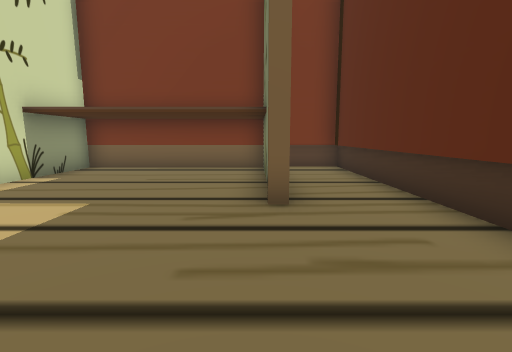
view 1 (above)

18 first-person views from a walk through a Unity game level. The camera is 1.4 m above the floor, tilts 8° down and sees 85° across. The floor is counted in squares, 1 m on a side. Each view is taken from the middle of a square. On the plan, view 1 faces up. The plan holds only what a view shows up to about 14 squares ahead; the rest is blank. The place goes on beyond the plan. Some animated figures are not drawn. Some surface patterns are stand-ins.

view 2
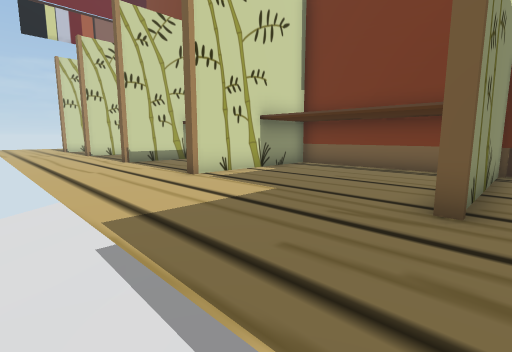

view 3
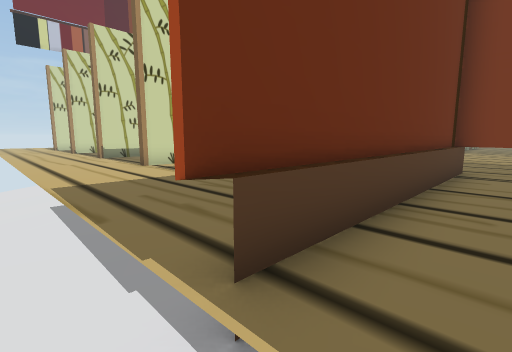

view 4
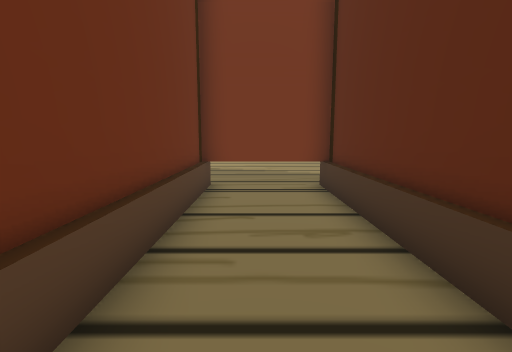

view 5
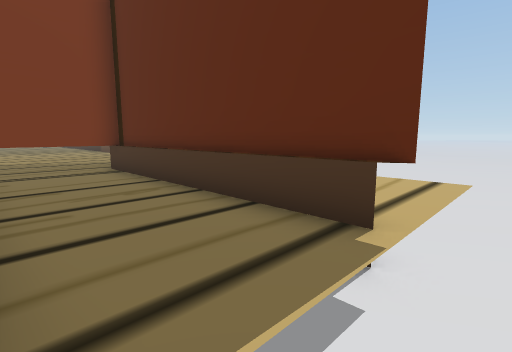

view 6
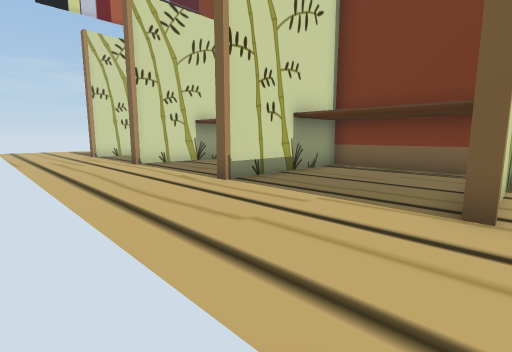

view 7
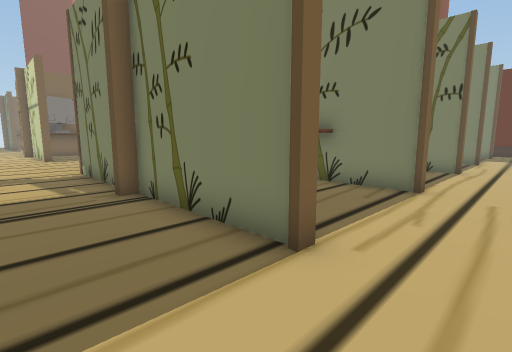

view 8
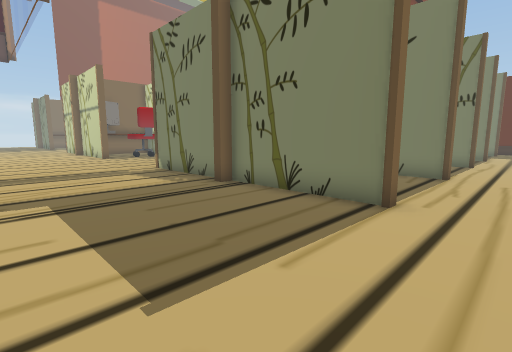

view 9
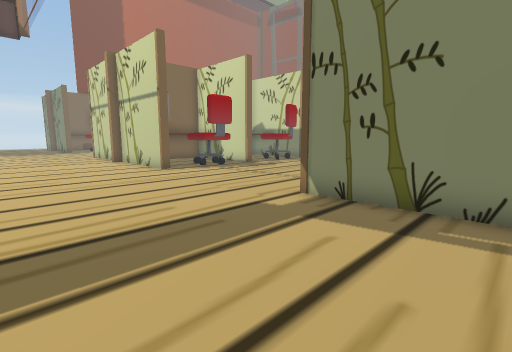

view 10
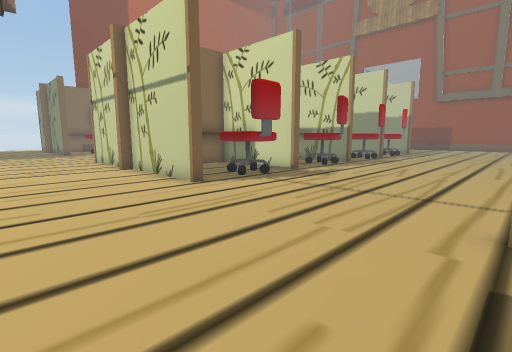

view 11
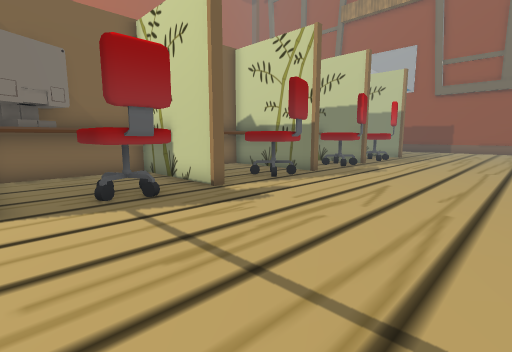

view 12
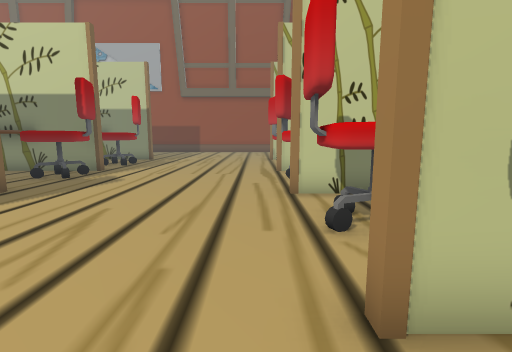

view 13
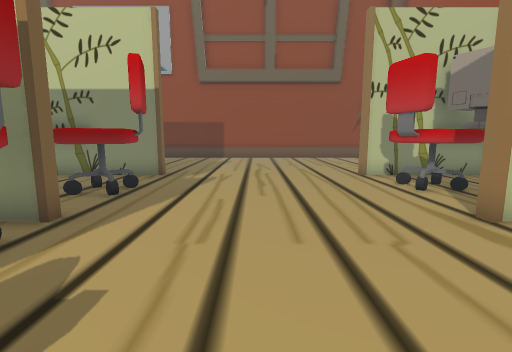

view 14
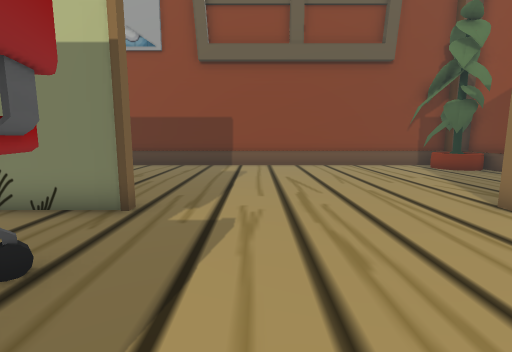

view 15
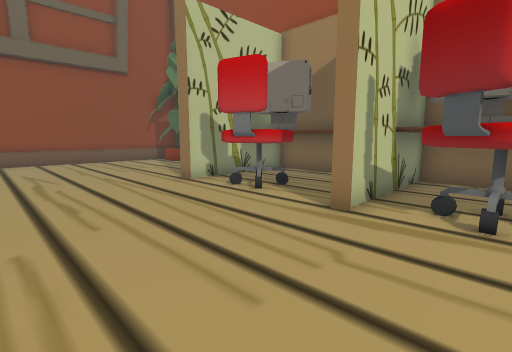

view 16
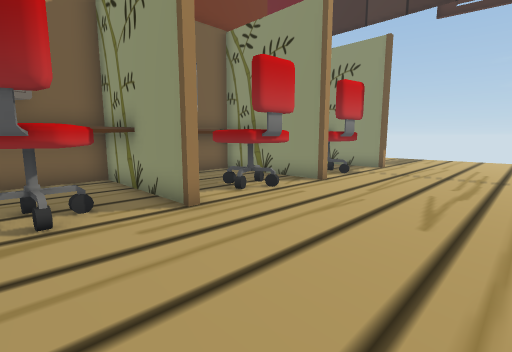

view 17
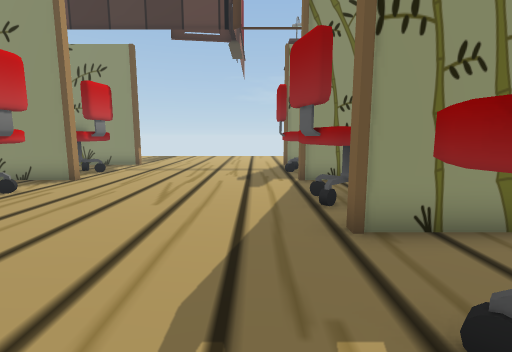

view 18
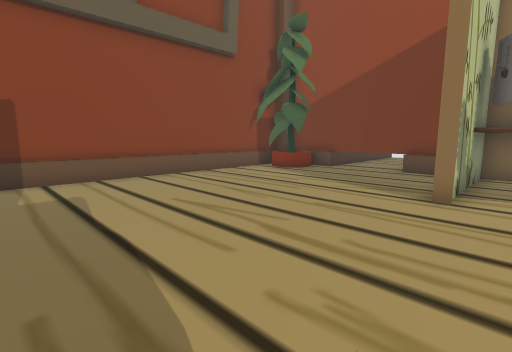

### Floor plan
Key: @ floor where view 1 was taken; # wall or solid block; . main floor; - floor 0.5 m lower than the main floor; / step, stairs or slope; = window, fence, low wall or low ledge; ^ raised ledge; v drop or lower ground; T thing the floor can be seen under or through.
Columns run from 26 left of view 1 to 21 right of it. Each row starts with its distance up from view 1.
 25  .....###  #              #        #
 24  .....###^^#### #  #    ^^#     ...#
 23  .....#.# .#..# #..##  # .#   .....#
 22  .....#.##.#.####.#######.#........#
 21 ........##...##...##...##..........#
 20 ...................................#
 19 ...................................#
 18 ...................................#
 17 ...................................#
 16 ...................................#
 15 ...................................#
 14 ......#. ###.##.#.##.#.##.#........#
 13 ......#. ###.##.####.#.####........#
 12 ......#.   #. # ##  .#.## #........#
 11 ......#    # ^####  #^^^###......=##
 10 ......#    #    ##  #^  ###......^##
  9 ......#    ##   #############TTT###
  8 ......#    ^    ^    ^    #..=..#
  7 ......#   ^^^   ^^^^^^^^^^#..=..#
  6 ......#  ..#..  #....#....#..=..#
  5 ......#....#....#....#....#..=..#        ----
  4 ......#....#....#....#....#..=..#      -------
  3  ............................=..#      --------
  2 . ..........................#=..#.../  ---------
  1                  .vvv///////#///#////-----------
  0                      -----@--------------

Where each view was taken, in squares from view 1:
view 1: 0 up, 0 right, facing up
view 2: 0 up, 1 right, facing up-left
view 3: 0 up, 4 right, facing up-left
view 4: 1 up, 4 right, facing up
view 5: 0 up, 3 right, facing up-right
view 6: 0 up, 5 left, facing up-left
view 7: 2 up, 23 left, facing up-right
view 8: 2 up, 26 left, facing up-right
view 9: 10 up, 26 left, facing up-right
view 10: 14 up, 25 left, facing up-right
view 11: 15 up, 20 left, facing up-right
view 12: 15 up, 17 left, facing right
view 13: 18 up, 10 left, facing right
view 14: 19 up, 5 left, facing right
view 15: 19 up, 8 left, facing down-right
view 16: 19 up, 7 left, facing down-left
view 17: 20 up, 6 left, facing left
view 18: 21 up, 1 left, facing down-right
